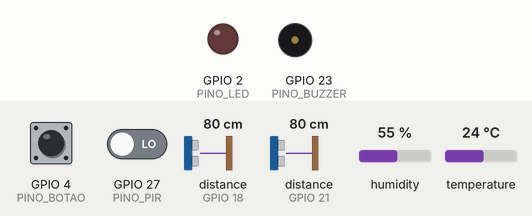
Recording of a sketch running on a simulated ESP32. Shown: output pins drawn as LEDs (lit = HIGH), buzzer (waves = sounding). Wiring (from diagram.json): 2 × ultrasonic range finder: trigger GPIO 5, echo GPIO 18 / trigger GPIO 19, echo GPIO 21. The test bench sets the inputs (shaded band); at power-on: GPIO 4 (PINO_BOTAO) HIGH, GPIO 27 (PINO_PIR) LOW, distance to the obstacle (sensors on GPIO 18, GPIO 21) 80 cm, humidity 55 %, temperature 24 °C. The echo pulse lasts 58.3 µs per cm; WiFi joins after 1.5 s; servers stay silent unless stated; no MQTT or app messages arrive unless stated; pins used as bus, display or sensor lines are not drawn; what the sketch prints to the serial monitor is not drawn.

Above: at 2.7 s.
2.8 s: GPIO 4 (PINO_BOTAO) pulled LOW for 0.15 s
At 3.3 s:
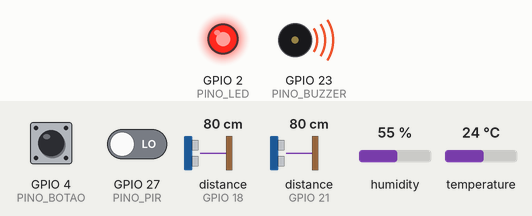
5.3 s: GPIO 27 (PINO_PIR) driven HIGH
6.8 s: GPIO 27 (PINO_PIR) driven LOW
Timing chart, 0 to 9.8 s (numbered marks = the images above; inputs shaded):
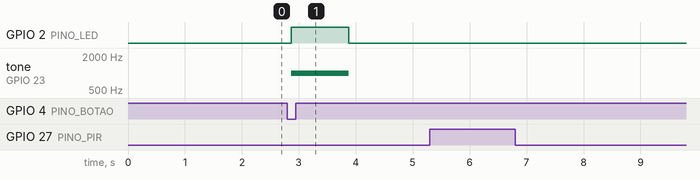

Measured:
- after the input at 2.8 s, GPIO 2 (PINO_LED): LOW → HIGH after 0.07 s, → LOW 1.0 s later; tone on GPIO 23 (PINO_BUZZER): silent → 1000 Hz after 0.07 s, → silent 1.0 s later
- after the input at 5.3 s, every drawn part: stays the same
- after the input at 6.8 s, every drawn part: stays the same

The sketch:

sketch.ino
```cpp
// Totem da Central de Atendimento ao Cidadão
// ESP32 que conta as pessoas na porta da unidade, percebe quem chega ao totem,
// mede temperatura e umidade e atende o botão "preciso de ajuda".
// Toda a comunicação MQTT fica em mqtt_vdp.h (não alterar aquele arquivo).

#include <DHT.h>
#include "mqtt_vdp.h"

// ---------------------------------------------------------------------------
// Pinos
// ---------------------------------------------------------------------------
const int PINO_TRIG_A = 5;    // sensor de passagem A (lado de fora da porta)
const int PINO_ECHO_A = 18;
const int PINO_TRIG_B = 19;   // sensor de passagem B (lado de dentro)
const int PINO_ECHO_B = 21;
const int PINO_PIR    = 27;   // presença no totem
const int PINO_DHT    = 15;   // temperatura e umidade
const int PINO_BOTAO  = 4;    // botão "preciso de ajuda" (INPUT_PULLUP: apertado = LOW)
const int PINO_LED    = 2;    // LED de ajuda
const int PINO_BUZZER = 23;   // aviso sonoro

// ---------------------------------------------------------------------------
// Parâmetros
// ---------------------------------------------------------------------------
const float DISTANCIA_ACIONADO_CM = 50.0;      // abaixo disso o sensor está "acionado"
const unsigned long JANELA_PASSAGEM_MS = 1500; // tempo máximo entre A e B (ou B e A)
const unsigned long INTERVALO_LEITURA_ULTRASSOM_MS = 60;  // ciclo recomendado do HC-SR04
const unsigned long TIMEOUT_ECO_US = 6000;     // cerca de 1 m; acima disso conta como "longe"
const unsigned long INTERVALO_AMBIENTE_MS = 10000;        // leitura do DHT22 a cada 10 s
const unsigned long DEBOUNCE_BOTAO_MS = 50;
const unsigned long DURACAO_AVISO_AJUDA_MS = 1000;        // LED e buzzer ligados por 1 s
const int FREQUENCIA_BUZZER_HZ = 1000;

DHT dht(PINO_DHT, DHT22);

// ---------------------------------------------------------------------------
// Estado da contagem na porta
// ---------------------------------------------------------------------------
// A passagem é decidida pela ordem em que os sensores são acionados:
// A e depois B = entrada; B e depois A = saída.
enum EstadoPorta { OCIOSA, A_PRIMEIRO, B_PRIMEIRO };
EstadoPorta estadoPorta = OCIOSA;
unsigned long inicioPassagem = 0;   // quando o primeiro sensor foi acionado

bool aAcionadoAntes = false;        // leitura anterior, para detectar a borda de acionamento
bool bAcionadoAntes = false;
unsigned long ultimaLeituraUltrassom = 0;

int pessoas = 0;                    // pessoas dentro da unidade (nunca abaixo de 0)
int pessoasPublicadas = -1;         // último valor enviado; -1 força o primeiro envio

// ---------------------------------------------------------------------------
// Estado dos outros sensores
// ---------------------------------------------------------------------------
bool presencaAntes = false;
unsigned long ultimaLeituraAmbiente = 0;

int leituraBotaoAntes = HIGH;       // leitura crua anterior do botão
int estadoBotaoEstavel = HIGH;      // estado do botão depois do debounce
unsigned long ultimaMudancaBotao = 0;

bool avisoAjudaLigado = false;
unsigned long inicioAvisoAjuda = 0;

// ---------------------------------------------------------------------------
// Mede a distância de um HC-SR04 em centímetros.
// Devolve -1 quando o eco não volta dentro do tempo limite (nada perto).
// ---------------------------------------------------------------------------
float medirDistanciaCm(int pinoTrig, int pinoEcho) {
  digitalWrite(pinoTrig, LOW);
  delayMicroseconds(2);
  digitalWrite(pinoTrig, HIGH);
  delayMicroseconds(10);
  digitalWrite(pinoTrig, LOW);

  unsigned long duracao = pulseIn(pinoEcho, HIGH, TIMEOUT_ECO_US);
  if (duracao == 0) {
    return -1;
  }
  return duracao * 0.0343 / 2.0;  // velocidade do som: 0,0343 cm/us, ida e volta
}

bool estaAcionado(float distanciaCm) {
  return distanciaCm >= 0 && distanciaCm < DISTANCIA_ACIONADO_CM;
}

// ---------------------------------------------------------------------------
// Contagem de entrada e saída
// ---------------------------------------------------------------------------
void registrarEntrada() {
  pessoas++;
  Serial.printf("Porta: entrada (pessoas = %d)\n", pessoas);
}

void registrarSaida() {
  if (pessoas > 0) {
    pessoas--;
  }
  Serial.printf("Porta: saida (pessoas = %d)\n", pessoas);
}

void atualizarContagem() {
  unsigned long agora = millis();

  // Desiste da passagem se o segundo sensor não foi acionado a tempo
  if (estadoPorta != OCIOSA && agora - inicioPassagem > JANELA_PASSAGEM_MS) {
    estadoPorta = OCIOSA;
  }

  // Lê os dois sensores no ritmo recomendado pelo fabricante
  if (agora - ultimaLeituraUltrassom < INTERVALO_LEITURA_ULTRASSOM_MS) {
    return;
  }
  ultimaLeituraUltrassom = agora;

  bool aAcionado = estaAcionado(medirDistanciaCm(PINO_TRIG_A, PINO_ECHO_A));
  bool bAcionado = estaAcionado(medirDistanciaCm(PINO_TRIG_B, PINO_ECHO_B));

  // Só interessa o instante em que o sensor passa de "livre" para "acionado"
  bool aComecou = aAcionado && !aAcionadoAntes;
  bool bComecou = bAcionado && !bAcionadoAntes;
  aAcionadoAntes = aAcionado;
  bAcionadoAntes = bAcionado;

  switch (estadoPorta) {
    case OCIOSA:
      if (aComecou && !bComecou) {
        estadoPorta = A_PRIMEIRO;
        inicioPassagem = agora;
      } else if (bComecou && !aComecou) {
        estadoPorta = B_PRIMEIRO;
        inicioPassagem = agora;
      }
      break;

    case A_PRIMEIRO:
      if (bComecou) {
        registrarEntrada();
        estadoPorta = OCIOSA;
      } else if (aComecou) {
        inicioPassagem = agora;  // A acionado de novo: recomeça a janela
      }
      break;

    case B_PRIMEIRO:
      if (aComecou) {
        registrarSaida();
        estadoPorta = OCIOSA;
      } else if (bComecou) {
        inicioPassagem = agora;  // B acionado de novo: recomeça a janela
      }
      break;
  }

  // Publica a fila só quando o número muda
  if (pessoas != pessoasPublicadas) {
    vdp::publicarFila(pessoas);
    pessoasPublicadas = pessoas;
  }
}

// ---------------------------------------------------------------------------
// Temperatura e umidade a cada 10 s
// ---------------------------------------------------------------------------
void atualizarAmbiente() {
  unsigned long agora = millis();
  if (agora - ultimaLeituraAmbiente < INTERVALO_AMBIENTE_MS) {
    return;
  }
  ultimaLeituraAmbiente = agora;

  float temperatura = dht.readTemperature();
  float umidade = dht.readHumidity();
  vdp::publicarAmbiente(temperatura, umidade);  // a função ignora leitura NaN
}

// ---------------------------------------------------------------------------
// Presença no totem (PIR): publica quando o estado muda
// ---------------------------------------------------------------------------
void atualizarPresenca() {
  bool presenca = digitalRead(PINO_PIR) == HIGH;
  if (presenca != presencaAntes) {
    presencaAntes = presenca;
    Serial.printf("Totem: presenca = %s\n", presenca ? "sim" : "nao");
    vdp::publicarPresenca(presenca);
  }
}

// ---------------------------------------------------------------------------
// Botão de ajuda com debounce de 50 ms; LED e buzzer por 1 s, sem delay
// ---------------------------------------------------------------------------
void atualizarBotaoAjuda() {
  unsigned long agora = millis();
  int leitura = digitalRead(PINO_BOTAO);

  if (leitura != leituraBotaoAntes) {
    ultimaMudancaBotao = agora;  // a leitura mudou: espera estabilizar
    leituraBotaoAntes = leitura;
  }

  if (agora - ultimaMudancaBotao >= DEBOUNCE_BOTAO_MS && leitura != estadoBotaoEstavel) {
    estadoBotaoEstavel = leitura;
    if (estadoBotaoEstavel == LOW) {  // acabou de ser apertado
      Serial.println("Totem: botao de ajuda apertado");
      vdp::publicarAjuda();
      digitalWrite(PINO_LED, HIGH);
      tone(PINO_BUZZER, FREQUENCIA_BUZZER_HZ);
      avisoAjudaLigado = true;
      inicioAvisoAjuda = agora;
    }
  }

  // Desliga o LED e o buzzer depois de 1 s
  if (avisoAjudaLigado && agora - inicioAvisoAjuda >= DURACAO_AVISO_AJUDA_MS) {
    digitalWrite(PINO_LED, LOW);
    noTone(PINO_BUZZER);
    avisoAjudaLigado = false;
  }
}

// ---------------------------------------------------------------------------
void setup() {
  Serial.begin(115200);

  pinMode(PINO_TRIG_A, OUTPUT);
  pinMode(PINO_ECHO_A, INPUT);
  pinMode(PINO_TRIG_B, OUTPUT);
  pinMode(PINO_ECHO_B, INPUT);
  pinMode(PINO_PIR, INPUT);
  pinMode(PINO_BOTAO, INPUT_PULLUP);
  pinMode(PINO_LED, OUTPUT);
  pinMode(PINO_BUZZER, OUTPUT);
  digitalWrite(PINO_TRIG_A, LOW);
  digitalWrite(PINO_TRIG_B, LOW);
  digitalWrite(PINO_LED, LOW);

  dht.begin();
  vdp::conectar();

  // Primeira leitura de ambiente sai logo depois de conectar
  ultimaLeituraAmbiente = millis() - INTERVALO_AMBIENTE_MS;
}

void loop() {
  vdp::manter();  // mantém Wi-Fi e MQTT conectados; sempre primeiro

  atualizarContagem();
  atualizarPresenca();
  atualizarBotaoAjuda();
  atualizarAmbiente();

  delay(10);  // pausa curta para não ocupar a CPU à toa
}
```

mqtt_vdp.h
```cpp
// Comunicação MQTT do totem Vai de Primeira (ESP32).
//
// Publica nos tópicos de docs/contratos.md, no broker público broker.hivemq.com:1883.
// No Wokwi, a rede "Wokwi-GUEST" dá acesso à internet sem senha.
//
// Uso no sketch:
//   #include "mqtt_vdp.h"
//   setup():  vdp::conectar();
//   loop():   vdp::manter();
//             vdp::publicarFila(pessoas);           // quando a contagem mudar
//             vdp::publicarAmbiente(temp, umidade); // a cada 10 s
//             vdp::publicarPresenca(true/false);    // quando o PIR mudar
//             vdp::publicarAjuda();                 // quando o botão for apertado
//
// Bibliotecas (libraries.txt no Wokwi): PubSubClient
#pragma once

#include <WiFi.h>
#include <PubSubClient.h>

namespace vdp {

const char* WIFI_REDE = "Wokwi-GUEST";
const char* WIFI_SENHA = "";
const char* BROKER = "broker.hivemq.com";
const int BROKER_PORTA = 1883;
const char* UNIDADE = "centro";
const char* TOTEM = "t1";

WiFiClient rede;
PubSubClient mqtt(rede);
unsigned long ultimaTentativa = 0;

void conectarWifi() {
  if (WiFi.status() == WL_CONNECTED) return;
  Serial.print("Wi-Fi: conectando");
  WiFi.begin(WIFI_REDE, WIFI_SENHA, 6);
  unsigned long inicio = millis();
  while (WiFi.status() != WL_CONNECTED && millis() - inicio < 15000) {
    delay(250);
    Serial.print(".");
  }
  Serial.println(WiFi.status() == WL_CONNECTED ? " ok" : " falhou (nova tentativa no loop)");
}

bool conectarMqtt() {
  String id = "vdp-totem-" + String((uint32_t)ESP.getEfuseMac(), HEX);
  if (mqtt.connect(id.c_str())) {
    Serial.println("MQTT: conectado a " + String(BROKER));
    return true;
  }
  Serial.println("MQTT: falhou (estado " + String(mqtt.state()) + "), nova tentativa em 3 s");
  return false;
}

void conectar() {
  conectarWifi();
  mqtt.setServer(BROKER, BROKER_PORTA);
  conectarMqtt();
}

// Chamar em todo loop(): reconecta sem travar o totem e processa a rede.
void manter() {
  if (WiFi.status() != WL_CONNECTED) conectarWifi();
  if (!mqtt.connected() && millis() - ultimaTentativa > 3000) {
    ultimaTentativa = millis();
    conectarMqtt();
  }
  mqtt.loop();
}

bool publicar(const String& topico, const String& conteudo) {
  bool ok = mqtt.connected() && mqtt.publish(topico.c_str(), conteudo.c_str());
  Serial.println((ok ? "MQTT > " : "MQTT (não enviado) > ") + topico + " " + conteudo);
  return ok;
}

bool publicarFila(int pessoas) {
  if (pessoas < 0) pessoas = 0;
  return publicar(String("vdp/unidade/") + UNIDADE + "/fila",
                  String("{\"unidade\":\"") + UNIDADE + "\",\"pessoas\":" + pessoas + "}");
}

bool publicarAmbiente(float tempC, float umidade) {
  if (isnan(tempC) || isnan(umidade)) {  // DHT22 às vezes falha na leitura: não publica lixo
    Serial.println("DHT22: leitura inválida, ignorada");
    return false;
  }
  return publicar(String("vdp/unidade/") + UNIDADE + "/ambiente",
                  String("{\"unidade\":\"") + UNIDADE + "\",\"temp_c\":" + String(tempC, 1) +
                  ",\"umidade\":" + String(umidade, 0) + "}");
}

bool publicarPresenca(bool presente) {
  return publicar(String("vdp/totem/") + TOTEM + "/presenca",
                  String("{\"totem\":\"") + TOTEM + "\",\"presente\":" + (presente ? "true" : "false") + "}");
}

bool publicarAjuda() {
  return publicar(String("vdp/totem/") + TOTEM + "/ajuda",
                  String("{\"totem\":\"") + TOTEM + "\",\"ajuda\":true}");
}

}  // namespace vdp
```
